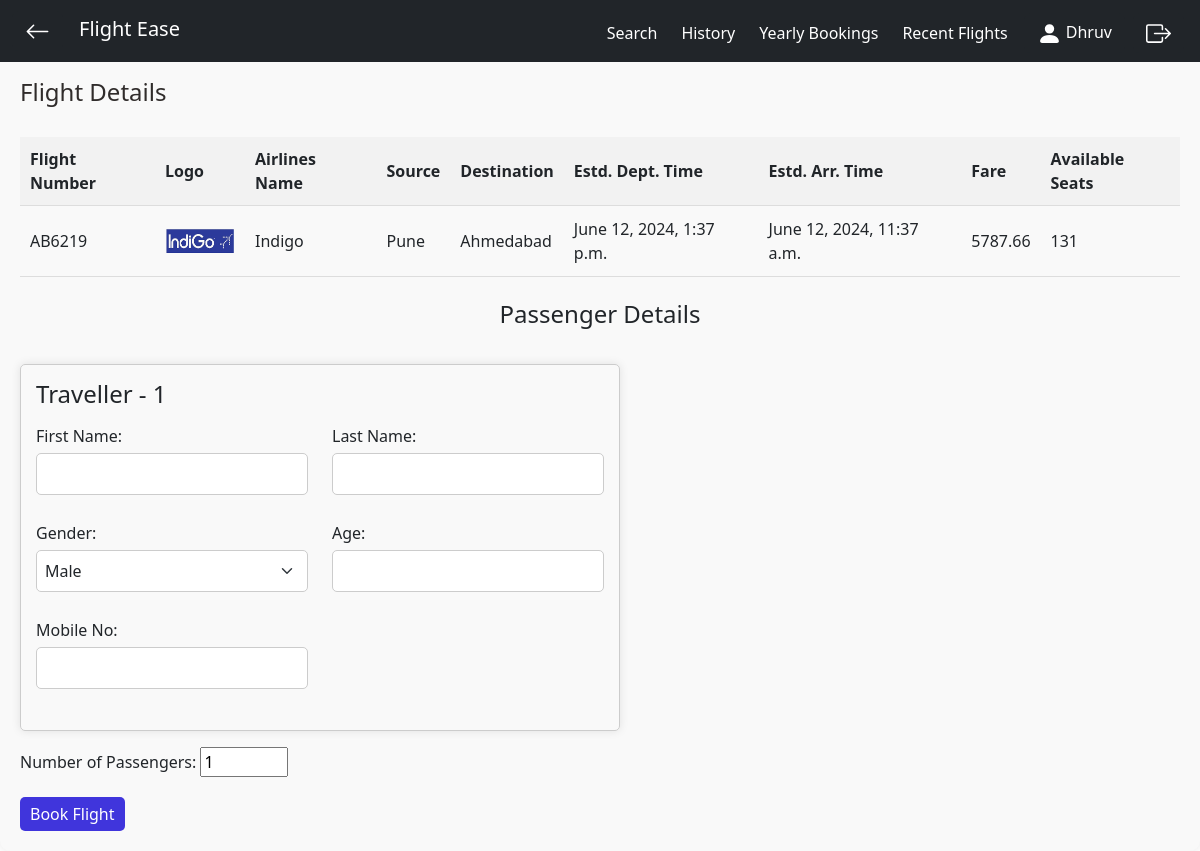
The page /flight_details/1/ (signed in) on the database its author committed.
### authentication/models.py (models this page shows, shortened)
class Flight(models.Model):
    flight_number = models.CharField(max_length=15)
    airlines_name = models.CharField(max_length=20)
    source = models.CharField(max_length=20)
    destination = models.CharField(max_length=20)
    arrival_time = models.DateTimeField(null=True)
    departure_time = models.DateTimeField(null=True)
    fare = models.FloatField(null=True)
    delay = models.DurationField(default= timedelta(hours=1,minutes=30))
    available_seats = models.IntegerField(null=True)
    distance = models.FloatField(default = 300)
    @property
    def estimated_departure_time(self):
        if self.departure_time is not None:
            return self.departure_time + self.delay
        return None
    @property
    def estimated_arrival_time(self):
        if self.arrival_time is not None:
            return self.arrival_time + self.delay
        return None
    @property
    def curr_delay(self):
        curr = timezone.now()
        if self.delay is not None:
            if self.departure_time and self.estimated_departure_time:
                if curr >= self.departure_time and curr <= self.estimated_departure_time:
                    remaining_delay = self.delay - (curr - self.departure_time)
                    temp = remaining_delay.total_seconds() / 60
                    return int(temp)
                elif curr > self.estimated_departure_time:
                    return 0
                else:
                    temp = self.delay.total_seconds() / 60
                    return int(temp)
        return None

### authentication/views.py (the view)
# urls.py: path('flight_details/<int:flight_id>/', views.flight_details, name = 'flight_details'),
def flight_details(request, flight_id):
    if request.user.is_authenticated:
        flight = Flight.objects.get(pk=flight_id)
        delay_in_minutes = flight.delay.total_seconds() / 60 if flight.delay else 0
        delay_in_minutes = int(delay_in_minutes)
        flight_data = {
            'flight_number': flight.flight_number,
            'airlines_name': flight.airlines_name,
            'source': flight.source,
            'destination': flight.destination,
            'departure_time': flight.departure_time,
            'arrival_time': flight.arrival_time,
            'fare': flight.fare,
            'available_seats': flight.available_seats,
            'flight_id': flight_id,
            'delay': flight.curr_delay,
            'estimated_departure_time' : flight.estimated_departure_time,
            'estimated_arrival_time' : flight.estimated_arrival_time,
        }
        return render(request, 'authentication/passenger.html', {'flight': flight_data})
    else:
        return redirect('signin')

### templates/authentication/passenger.html (shortened to what this page needs)
{% extends 'authentication/base.html' %}
{% load static %}
{% block additional_css %}
<link rel="stylesheet" href="https://cdn.jsdelivr.net/npm/bootstrap@5.3.2/dist/css/bootstrap.min.css">
<link rel="stylesheet" href="{% static 'css/passenger.css' %}">
{% endblock %}
{% block content %}
<div class="container">
    <div class="flight-details">
        <h2 style="margin-top: 5%;
        margin-bottom: 30px;
        margin-left: 0px;
        color: #302c2b;">Flight Details</h2>
        <table>
            <tr>
                <th>Flight Number</th>
                <th>Logo</th>
                <th>Airlines Name</th>
                <th>Source</th>
                <th>Destination</th>
                <th>Estd. Dept. Time</th>
                <th>Estd. Arr. Time</th>
                <th>Fare</th>
                <th>Available Seats</th>
            </tr>
            <tr>
                <td>{{ flight.flight_number }}</td>
                <td><img src="{% static 'media/' %}{{ flight.airlines_name|lower }}_logo.png" alt="{{ flight.airlines_name }}" width="70" height="50"></td>
                <td>{{ flight.airlines_name }}</td>
                <td>{{ flight.source }}</td>
                <td>{{ flight.destination }}</td>
                <td>{{ flight.estimated_departure_time }}</td>
                <td>{{ flight.estimated_arrival_time }}</td>
                <td>{{ flight.fare }}</td>
                <td>{{ flight.available_seats }}</td>
            </tr>
        </table>
    </div>
    <div class="passenger-details">
        <h1 style="margin-bottom:3%; margin-top: 2%;">Passenger Details</h1>
        <div id="passenger-form"></div>
        <label for="num-passengers">Number of Passengers:</label>
        <input type="number" id="num-passengers" name="num-passengers" min="1" max="10" value="1" required>
    </div>
    <button onclick="bookFlight()" , style="padding: 5px 10px;
    border: none;
    background-color: #4035dc;
    color: #fff;
    border-radius: 5px;
    cursor: pointer;">Book Flight</button>
</div>
{% endblock %}

### templates/authentication/base.html (shortened to what this page needs)
{%load static%}
<!DOCTYPE html>
<html lang="en">
<head>
    <link rel="stylesheet" href="https://cdn.jsdelivr.net/npm/bootstrap@5.3.2/dist/css/bootstrap.min.css">
    <link rel="stylesheet" href="https://cdn.jsdelivr.net/npm/bootstrap-icons@1.11.3/font/bootstrap-icons.min.css">
    {% block additional_css %}{% endblock %}
</head>
<body>
    <nav class="navbar navbar-expand-md navbar-light navbar-dark bg-dark fixed-top">
        <div class="container-fluid">
            <a href="#" onclick="goBack()" class="btn btn-dark">
                <svg xmlns="http://www.w3.org/2000/svg" width="25" height="25" fill="white" class="bi bi-arrow-left" viewBox="0 0 16 16">
                    <path fill-rule="evenodd" d="M15 8a.5.5 0 0 0-.5-.5H2.707l3.147-3.146a.5.5 0 1 0-.708-.708l-4 4a.5.5 0 0 0 0 .708l4 4a.5.5 0 0 0 .708-.708L2.707 8.5H14.5A.5.5 0 0 0 15 8"/>
                </svg>
            </a>
            <h2 class="navbar-brand ms-3 mt-1">
                <span class="fw-bold-text-secondary">
                    Flight Ease
                </span>
            </h2>
            <div class="collapse navbar-collapse justify-content-end align-center" id="main-nav">
                <ul class="navbar-nav">
                    <li class="nav-item px-1 mt-1">
                        <a class="nav-link" href="/book" style="color:white">Search</a>
                    </li>
                    <li class="nav-item px-1 mt-1">
                        <a class="nav-link" href="/booking_history" style="color:white">History</a>
                    </li>
                    <li class="nav-item px-1 mt-1">
                        <a class="nav-link" href="/yearly_graph" style="color:white">Yearly Bookings</a>
                    </li>
                    <li class="nav-item px-1 mt-1">
                        <a class="nav-link" href="/get_chart" style="color:white">Recent Flights</a>
                    </li>
                    <li class="mt-1 px-1">
                        <a href="/profile" class="btn btn-dark">
                            <svg xmlns="http://www.w3.org/2000/svg" width="25" height="25" fill="white" class="bi bi-person-fill" viewBox="0 0 16 16">
                                <path d="M3 14s-1 0-1-1 1-4 6-4 6 3 6 4-1 1-1 1zm5-6a3 3 0 1 0 0-6 3 3 0 0 0 0 6"/>
                            </svg>
                            {{ user.first_name}}
                        </a>
                    </li>
                    <li class="mt-1 px-1">
                        <a href="/signout" class="btn btn-dark">
                        </a>
                    </li>
                </ul>
            </div>
        </div>
    </nav>
    <div class="content">
        {% block content %}{% endblock %}
    </div>
</body>
</html>

### booking/static/css/passenger.css (style rules this page uses)
.container { max-width: 100%; margin: 0 auto; padding: 20px; background-color: #f9f9f9; border-radius: 10px; box-shadow: 0 0 10px rgba(0, 0, 0, 0.1); }
.flight-details { margin-bottom: 20px; }
.flight-details h2 { margin-top: 0; margin-bottom: 10px; font-size: 1.5em; }
table { width: 100%; border-collapse: collapse; }
th, td { padding: 10px; border-bottom: 1px solid #ddd; }
th { background-color: #f2f2f2; text-align: left; }
.passenger-details { margin-bottom: 20px; }
.passenger-details h1 { display: flex; align-items: center; justify-content: center; margin-top: 0; margin-bottom: 10px; font-size: 1.5em; }

### rows shown on the page
Flight: flight_number "AB6219", airlines_name "Indigo", source "Pune", destination "Ahmedabad", fare "5787.66"

### other values the page prints
{{ user.first_name }} "Dhruv"
{{ flight.estimated_departure_time }} "June 12, 2024, 1:37 p.m."
{{ flight.estimated_arrival_time }} "June 12, 2024, 11:37 a.m."
{{ flight.available_seats }} "131"
